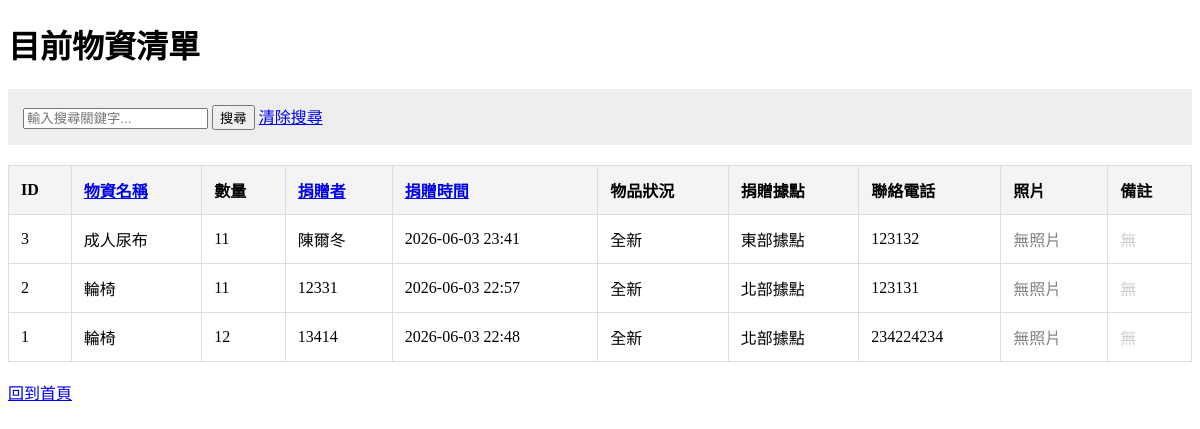
/donations, run on an earlier commit of the app's database.
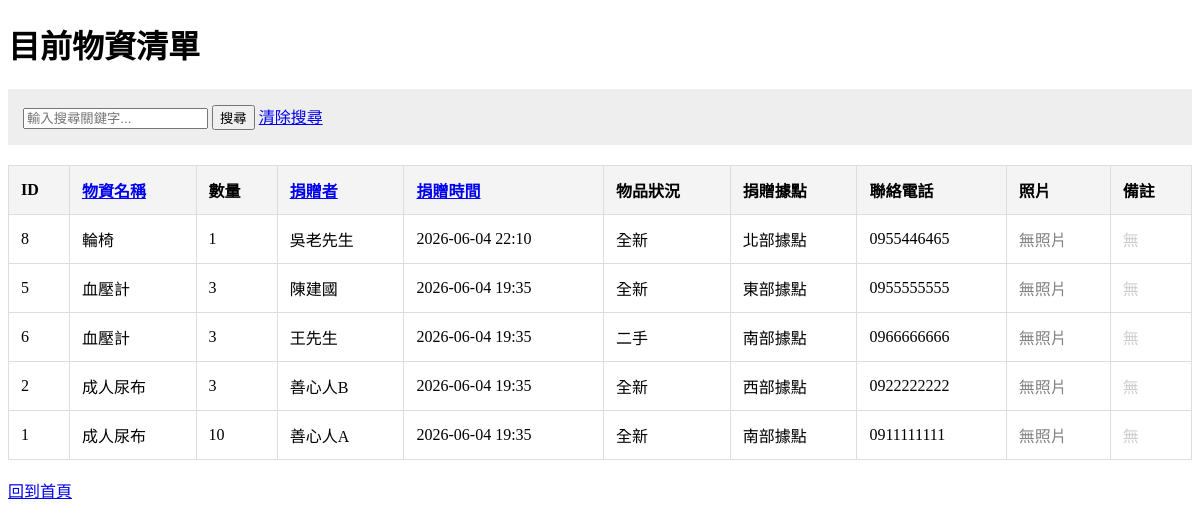
And on a later commit of the database.
### app.py (models this page shows)
class Donation(db.Model):
    id = db.Column(db.Integer, primary_key=True)
    item_name = db.Column(db.String(100), nullable=False)
    quantity = db.Column(db.Integer, nullable=False)
    donor_name = db.Column(db.String(100), nullable=False)
    condition = db.Column(db.String(10), nullable=False)
    address = db.Column(db.String(200), nullable=False)
    phone = db.Column(db.String(20), nullable=False)
    image_filename = db.Column(db.String(200), nullable=True)
    timestamp = db.Column(db.DateTime, default=datetime.now)

### app.py (the view)
@app.route('/donations')
def list_donations():
    search_query = request.args.get('q', '')
    sort_type = request.args.get('sort', 'timestamp')
    query = Donation.query
    if search_query:
        query = query.filter(
            (Donation.donor_name.contains(search_query)) |
            (Donation.item_name.contains(search_query))
            (Donation.address.contains(search_query))
        )
    if sort_type == 'name':
        items = query.order_by(Donation.donor_name).all()
    elif sort_type == 'item':
        items = query.order_by(Donation.item_name).all()
    else:
        items = query.order_by(Donation.timestamp.desc()).all()
    return render_template('donations.html', items=items, query=search_query, sort=sort_type)

### templates/donations.html (shortened to what this page needs)
<!DOCTYPE html>
<html lang="zh-TW">
<head>
</head>
<body>
    <h1>目前物資清單</h1>
    <div class="search-area">
        <form action="/donations" method="GET">
            <input type="text" name="q" placeholder="輸入搜尋關鍵字..." value="{{ query }}">
            <button type="submit">搜尋</button>
            <a href="/donations">清除搜尋</a>
        </form>
    </div>
    <table>
        <tr>
            <th>ID</th>
            <th><a href="/donations?sort=item&q={{ query }}">物資名稱</a></th>
            <th>數量</th>
            <th><a href="/donations?sort=name&q={{ query }}">捐贈者</a></th>
            <th><a href="/donations?sort=timestamp&q={{ query }}">捐贈時間</a></th>
            <th>物品狀況</th>
            <th>捐贈據點</th>
            <th>聯絡電話</th>
            <th>照片</th>
            <th>備註</th>
        </tr>
        {% for item in items %}
        <tr>
            <td>{{ item.id }}</td>
            <td>{{ item.item_name }}</td>
            <td>{{ item.quantity }}</td>
            <td>{{ item.donor_name }}</td>
            <td>{{ item.timestamp.strftime('%Y-%m-%d %H:%M') }}</td>
            <td>{{ item.condition }}</td>
            <td>{{ item.address }}</td>
            <td>{{ item.phone }}</td>
            <td>
                {% if item.image_filename %}
                    <img src="{{ url_for('static', filename='uploads/' + item.image_filename) }}" alt="物資照片" style="max-width: 100px; max-height: 100px;">
                {% else %}
                    <span style="color: gray;">無照片</span>
                {% endif %}
            </td>
            <td>
                {% if item.remarks %}
                    {{ item.remarks }}
                {% else %}
                    <span style="color: #ccc;">無</span>
                {% endif %}
            </td>
        </tr>
        {% else %}
        <tr>
            <td colspan="10" style="text-align:center;">目前沒有找到符合的物資紀錄</td>
        </tr>
        {% endfor %}
    </table>
    <br>
    <a href="/">回到首頁</a>
</body>
</html>

What changed in the data, as far as the page shows it:
removed Donation: id "3", item_name "成人尿布", quantity "11", donor_name "陳爾冬", timestamp "2026-06-03 23:41", condition "全新", address "東部據點", phone "123132", shows "無照片"
added Donation: id "8", item_name "輪椅", quantity "1", donor_name "吳老先生", timestamp "2026-06-04 22:10", condition "全新", address "北部據點", phone "0955446465", shows "無照片"
added Donation: id "5", item_name "血壓計", quantity "3", donor_name "陳建國", timestamp "2026-06-04 19:35", condition "全新", address "東部據點", phone "0955555555", shows "無照片"
added Donation: id "6", item_name "血壓計", quantity "3", donor_name "王先生", timestamp "2026-06-04 19:35", condition "二手", address "南部據點", phone "0966666666", shows "無照片"
changed Donation id 2: item_name "輪椅" → "成人尿布"; quantity "11" → "3"; donor_name "12331" → "善心人B"; timestamp "2026-06-03 22:57" → "2026-06-04 19:35"; address "北部據點" → "西部據點"; phone "123131" → "0922222222"
changed Donation id 1: item_name "輪椅" → "成人尿布"; quantity "12" → "10"; donor_name "13414" → "善心人A"; timestamp "2026-06-03 22:48" → "2026-06-04 19:35"; address "北部據點" → "南部據點"; phone "234224234" → "0911111111"
